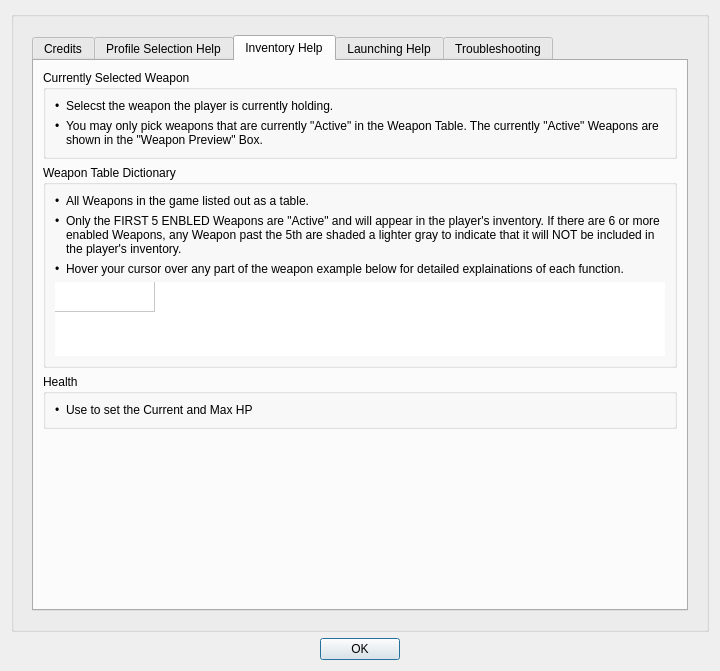
<?xml version="1.0" encoding="UTF-8"?>
<ui version="4.0">
 <class>Dialog</class>
 <widget class="QDialog" name="Dialog">
  <property name="geometry">
   <rect>
    <x>0</x>
    <y>0</y>
    <width>720</width>
    <height>671</height>
   </rect>
  </property>
  <property name="sizePolicy">
   <sizepolicy hsizetype="MinimumExpanding" vsizetype="MinimumExpanding">
    <horstretch>0</horstretch>
    <verstretch>0</verstretch>
   </sizepolicy>
  </property>
  <property name="maximumSize">
   <size>
    <width>720</width>
    <height>16777215</height>
   </size>
  </property>
  <property name="windowTitle">
   <string>Dialog</string>
  </property>
  <layout class="QGridLayout" name="gridLayout">
   <item row="0" column="0">
    <layout class="QVBoxLayout" name="verticalLayout">
     <item>
      <widget class="QGroupBox" name="groupBox">
       <property name="title">
        <string/>
       </property>
       <layout class="QGridLayout" name="gridLayout_2">
        <item row="0" column="0">
         <widget class="QStackedWidget" name="stackedWidget">
          <property name="currentIndex">
           <number>1</number>
          </property>
          <widget class="QWidget" name="directoryErrorLabel">
           <layout class="QGridLayout" name="gridLayout_3">
            <item row="0" column="0">
             <widget class="QLabel" name="label">
              <property name="text">
               <string>Doukutsu Directory Invalid!</string>
              </property>
              <property name="alignment">
               <set>Qt::AlignmentFlag::AlignCenter</set>
              </property>
             </widget>
            </item>
           </layout>
          </widget>
          <widget class="QWidget" name="helpScreen">
           <layout class="QGridLayout" name="gridLayout_4">
            <item row="0" column="0">
             <widget class="QTabWidget" name="tabWidget">
              <property name="currentIndex">
               <number>2</number>
              </property>
              <widget class="QWidget" name="help0credits">
               <attribute name="title">
                <string>Credits</string>
               </attribute>
               <layout class="QGridLayout" name="gridLayout_15">
                <item row="0" column="0">
                 <widget class="QGroupBox" name="groupBox_4">
                  <property name="title">
                   <string>Credits:</string>
                  </property>
                  <layout class="QGridLayout" name="gridLayout_14">
                   <item row="0" column="1">
                    <widget class="QLabel" name="label_18">
                     <property name="sizePolicy">
                      <sizepolicy hsizetype="MinimumExpanding" vsizetype="Preferred">
                       <horstretch>0</horstretch>
                       <verstretch>0</verstretch>
                      </sizepolicy>
                     </property>
                     <property name="text">
                      <string>Jordan Viramontes, @jordantimes on Discord
Periwinkle, and the Cave Story Speedrun community</string>
                     </property>
                    </widget>
                   </item>
                   <item row="0" column="0">
                    <widget class="QLabel" name="label_17">
                     <property name="sizePolicy">
                      <sizepolicy hsizetype="Preferred" vsizetype="Preferred">
                       <horstretch>0</horstretch>
                       <verstretch>0</verstretch>
                      </sizepolicy>
                     </property>
                     <property name="text">
                      <string>Created by:
Special Thanks:</string>
                     </property>
                    </widget>
                   </item>
                  </layout>
                 </widget>
                </item>
                <item row="1" column="0">
                 <spacer name="verticalSpacer_5">
                  <property name="orientation">
                   <enum>Qt::Orientation::Vertical</enum>
                  </property>
                  <property name="sizeHint" stdset="0">
                   <size>
                    <width>20</width>
                    <height>40</height>
                   </size>
                  </property>
                 </spacer>
                </item>
               </layout>
              </widget>
              <widget class="QWidget" name="help1Profiles">
               <attribute name="title">
                <string>Profile Selection Help</string>
               </attribute>
               <layout class="QGridLayout" name="gridLayout_17">
                <item row="1" column="0">
                 <widget class="QGroupBox" name="groupBox_2">
                  <property name="sizePolicy">
                   <sizepolicy hsizetype="Preferred" vsizetype="Preferred">
                    <horstretch>0</horstretch>
                    <verstretch>0</verstretch>
                   </sizepolicy>
                  </property>
                  <property name="title">
                   <string>Preset Saves</string>
                  </property>
                  <layout class="QGridLayout" name="gridLayout_5">
                   <item row="1" column="1">
                    <widget class="QLabel" name="label_9">
                     <property name="sizePolicy">
                      <sizepolicy hsizetype="MinimumExpanding" vsizetype="Preferred">
                       <horstretch>0</horstretch>
                       <verstretch>0</verstretch>
                      </sizepolicy>
                     </property>
                     <property name="text">
                      <string>A list of premade profiles based on the Best Ending route of the speedrun. </string>
                     </property>
                     <property name="alignment">
                      <set>Qt::AlignmentFlag::AlignLeading|Qt::AlignmentFlag::AlignLeft|Qt::AlignmentFlag::AlignTop</set>
                     </property>
                     <property name="wordWrap">
                      <bool>true</bool>
                     </property>
                    </widget>
                   </item>
                   <item row="1" column="0">
                    <widget class="QLabel" name="label_11">
                     <property name="text">
                      <string>•</string>
                     </property>
                     <property name="alignment">
                      <set>Qt::AlignmentFlag::AlignLeading|Qt::AlignmentFlag::AlignLeft|Qt::AlignmentFlag::AlignTop</set>
                     </property>
                    </widget>
                   </item>
                  </layout>
                 </widget>
                </item>
                <item row="2" column="0">
                 <widget class="QGroupBox" name="groupBox_5">
                  <property name="title">
                   <string>Custom Saves</string>
                  </property>
                  <layout class="QGridLayout" name="gridLayout_18">
                   <item row="1" column="1">
                    <widget class="QLabel" name="label_23">
                     <property name="sizePolicy">
                      <sizepolicy hsizetype="MinimumExpanding" vsizetype="Preferred">
                       <horstretch>0</horstretch>
                       <verstretch>0</verstretch>
                      </sizepolicy>
                     </property>
                     <property name="text">
                      <string>If you attempt to save a new file with the same name as a pre-existing file in the &quot;Custom Saves&quot; Tab, you are prompted to either overwrite the pre-existing file, or cancel.</string>
                     </property>
                     <property name="alignment">
                      <set>Qt::AlignmentFlag::AlignLeading|Qt::AlignmentFlag::AlignLeft|Qt::AlignmentFlag::AlignTop</set>
                     </property>
                     <property name="wordWrap">
                      <bool>true</bool>
                     </property>
                    </widget>
                   </item>
                   <item row="0" column="1">
                    <widget class="QLabel" name="label_21">
                     <property name="text">
                      <string>After editing the currently loaded profile, pressing the &quot;Save As New Custom Profile&quot; button creates saves your configurations as a new file in the &quot;Custom Saves&quot; Tab. This file is named whatever is written in the &quot;Save As:&quot; Box.</string>
                     </property>
                     <property name="alignment">
                      <set>Qt::AlignmentFlag::AlignLeading|Qt::AlignmentFlag::AlignLeft|Qt::AlignmentFlag::AlignTop</set>
                     </property>
                     <property name="wordWrap">
                      <bool>true</bool>
                     </property>
                    </widget>
                   </item>
                   <item row="0" column="0">
                    <widget class="QLabel" name="label_14">
                     <property name="text">
                      <string>•</string>
                     </property>
                     <property name="alignment">
                      <set>Qt::AlignmentFlag::AlignLeading|Qt::AlignmentFlag::AlignLeft|Qt::AlignmentFlag::AlignTop</set>
                     </property>
                    </widget>
                   </item>
                   <item row="1" column="0">
                    <widget class="QLabel" name="label_15">
                     <property name="text">
                      <string>•</string>
                     </property>
                     <property name="alignment">
                      <set>Qt::AlignmentFlag::AlignLeading|Qt::AlignmentFlag::AlignLeft|Qt::AlignmentFlag::AlignTop</set>
                     </property>
                    </widget>
                   </item>
                  </layout>
                 </widget>
                </item>
                <item row="3" column="0">
                 <spacer name="verticalSpacer">
                  <property name="orientation">
                   <enum>Qt::Orientation::Vertical</enum>
                  </property>
                  <property name="sizeHint" stdset="0">
                   <size>
                    <width>20</width>
                    <height>40</height>
                   </size>
                  </property>
                 </spacer>
                </item>
                <item row="0" column="0">
                 <widget class="QGroupBox" name="groupBox_6">
                  <property name="title">
                   <string>Loading a Profile Into the Profile Manager</string>
                  </property>
                  <layout class="QGridLayout" name="gridLayout_9">
                   <item row="0" column="1">
                    <widget class="QLabel" name="label_12">
                     <property name="sizePolicy">
                      <sizepolicy hsizetype="MinimumExpanding" vsizetype="Preferred">
                       <horstretch>0</horstretch>
                       <verstretch>0</verstretch>
                      </sizepolicy>
                     </property>
                     <property name="text">
                      <string>By clicking a profile listed in either the &quot;Preset Saves&quot; Tab, or &quot;Custom Saves&quot; Tab, you will load all of the data from that save file into the Profile Manager. Once loaded, you can change any data you want!</string>
                     </property>
                     <property name="alignment">
                      <set>Qt::AlignmentFlag::AlignLeading|Qt::AlignmentFlag::AlignLeft|Qt::AlignmentFlag::AlignTop</set>
                     </property>
                     <property name="wordWrap">
                      <bool>true</bool>
                     </property>
                    </widget>
                   </item>
                   <item row="1" column="1">
                    <widget class="QLabel" name="label_13">
                     <property name="text">
                      <string>You do NOT need to &quot;Save As New Custom Profile&quot; in order to use your current configurations. See &quot;Buttons Help&quot; for more information.</string>
                     </property>
                     <property name="alignment">
                      <set>Qt::AlignmentFlag::AlignLeading|Qt::AlignmentFlag::AlignLeft|Qt::AlignmentFlag::AlignTop</set>
                     </property>
                     <property name="wordWrap">
                      <bool>true</bool>
                     </property>
                    </widget>
                   </item>
                   <item row="0" column="0">
                    <widget class="QLabel" name="label_8">
                     <property name="text">
                      <string>•</string>
                     </property>
                     <property name="alignment">
                      <set>Qt::AlignmentFlag::AlignLeading|Qt::AlignmentFlag::AlignLeft|Qt::AlignmentFlag::AlignTop</set>
                     </property>
                    </widget>
                   </item>
                   <item row="1" column="0">
                    <widget class="QLabel" name="label_10">
                     <property name="text">
                      <string>•</string>
                     </property>
                     <property name="alignment">
                      <set>Qt::AlignmentFlag::AlignLeading|Qt::AlignmentFlag::AlignLeft|Qt::AlignmentFlag::AlignTop</set>
                     </property>
                    </widget>
                   </item>
                  </layout>
                 </widget>
                </item>
               </layout>
              </widget>
              <widget class="QWidget" name="help2Inventory">
               <attribute name="title">
                <string>Inventory Help</string>
               </attribute>
               <layout class="QGridLayout" name="gridLayout_19">
                <item row="1" column="0">
                 <widget class="QGroupBox" name="groupBox_3">
                  <property name="sizePolicy">
                   <sizepolicy hsizetype="Preferred" vsizetype="MinimumExpanding">
                    <horstretch>0</horstretch>
                    <verstretch>0</verstretch>
                   </sizepolicy>
                  </property>
                  <property name="title">
                   <string>Weapon Table Dictionary</string>
                  </property>
                  <layout class="QGridLayout" name="gridLayout_6">
                   <item row="1" column="0">
                    <layout class="QGridLayout" name="gridLayout_7">
                     <property name="spacing">
                      <number>0</number>
                     </property>
                     <item row="0" column="0">
                      <widget class="QWeaponTable" name="exampleTableWidget">
                       <property name="sizePolicy">
                        <sizepolicy hsizetype="Expanding" vsizetype="Minimum">
                         <horstretch>0</horstretch>
                         <verstretch>0</verstretch>
                        </sizepolicy>
                       </property>
                       <property name="maximumSize">
                        <size>
                         <width>16777215</width>
                         <height>74</height>
                        </size>
                       </property>
                       <property name="frameShape">
                        <enum>QFrame::Shape::NoFrame</enum>
                       </property>
                       <property name="lineWidth">
                        <number>0</number>
                       </property>
                       <attribute name="horizontalHeaderVisible">
                        <bool>false</bool>
                       </attribute>
                       <attribute name="verticalHeaderVisible">
                        <bool>false</bool>
                       </attribute>
                       <row>
                        <property name="text">
                         <string>New Row</string>
                        </property>
                       </row>
                       <column>
                        <property name="text">
                         <string>New Column</string>
                        </property>
                       </column>
                       <item row="0" column="0">
                        <property name="text">
                         <string/>
                        </property>
                       </item>
                      </widget>
                     </item>
                    </layout>
                   </item>
                   <item row="0" column="0">
                    <layout class="QGridLayout" name="gridLayout_11">
                     <item row="1" column="1">
                      <widget class="QLabel" name="label_22">
                       <property name="text">
                        <string>Only the FIRST 5 ENBLED Weapons are &quot;Active&quot; and will appear in the player's inventory. If there are 6 or more enabled Weapons, any Weapon past the 5th are shaded a lighter gray to indicate that it will NOT be included in the player's inventory.</string>
                       </property>
                       <property name="alignment">
                        <set>Qt::AlignmentFlag::AlignLeading|Qt::AlignmentFlag::AlignLeft|Qt::AlignmentFlag::AlignTop</set>
                       </property>
                       <property name="wordWrap">
                        <bool>true</bool>
                       </property>
                      </widget>
                     </item>
                     <item row="0" column="1">
                      <widget class="QLabel" name="label_20">
                       <property name="sizePolicy">
                        <sizepolicy hsizetype="MinimumExpanding" vsizetype="Preferred">
                         <horstretch>0</horstretch>
                         <verstretch>0</verstretch>
                        </sizepolicy>
                       </property>
                       <property name="text">
                        <string>All Weapons in the game listed out as a table.</string>
                       </property>
                      </widget>
                     </item>
                     <item row="1" column="0">
                      <widget class="QLabel" name="label_24">
                       <property name="text">
                        <string>•</string>
                       </property>
                       <property name="alignment">
                        <set>Qt::AlignmentFlag::AlignLeading|Qt::AlignmentFlag::AlignLeft|Qt::AlignmentFlag::AlignTop</set>
                       </property>
                       <property name="wordWrap">
                        <bool>true</bool>
                       </property>
                      </widget>
                     </item>
                     <item row="0" column="0">
                      <widget class="QLabel" name="label_19">
                       <property name="text">
                        <string>•</string>
                       </property>
                       <property name="alignment">
                        <set>Qt::AlignmentFlag::AlignLeading|Qt::AlignmentFlag::AlignLeft|Qt::AlignmentFlag::AlignTop</set>
                       </property>
                       <property name="wordWrap">
                        <bool>true</bool>
                       </property>
                      </widget>
                     </item>
                     <item row="2" column="1">
                      <widget class="QLabel" name="label_31">
                       <property name="text">
                        <string>Hover your cursor over any part of the weapon example below for detailed explainations of each function.</string>
                       </property>
                       <property name="alignment">
                        <set>Qt::AlignmentFlag::AlignLeading|Qt::AlignmentFlag::AlignLeft|Qt::AlignmentFlag::AlignTop</set>
                       </property>
                       <property name="wordWrap">
                        <bool>true</bool>
                       </property>
                      </widget>
                     </item>
                     <item row="2" column="0">
                      <widget class="QLabel" name="label_32">
                       <property name="text">
                        <string>•</string>
                       </property>
                       <property name="alignment">
                        <set>Qt::AlignmentFlag::AlignLeading|Qt::AlignmentFlag::AlignLeft|Qt::AlignmentFlag::AlignTop</set>
                       </property>
                       <property name="wordWrap">
                        <bool>true</bool>
                       </property>
                      </widget>
                     </item>
                    </layout>
                   </item>
                  </layout>
                 </widget>
                </item>
                <item row="2" column="0">
                 <widget class="QGroupBox" name="groupBox_8">
                  <property name="title">
                   <string>Health</string>
                  </property>
                  <layout class="QGridLayout" name="gridLayout_20">
                   <item row="0" column="0">
                    <widget class="QLabel" name="label_2">
                     <property name="text">
                      <string>•</string>
                     </property>
                    </widget>
                   </item>
                   <item row="0" column="1">
                    <widget class="QLabel" name="label_3">
                     <property name="sizePolicy">
                      <sizepolicy hsizetype="Expanding" vsizetype="Preferred">
                       <horstretch>0</horstretch>
                       <verstretch>0</verstretch>
                      </sizepolicy>
                     </property>
                     <property name="text">
                      <string>Use to set the Current and Max HP</string>
                     </property>
                    </widget>
                   </item>
                  </layout>
                 </widget>
                </item>
                <item row="0" column="0">
                 <widget class="QGroupBox" name="groupBox_7">
                  <property name="title">
                   <string>Currently Selected Weapon</string>
                  </property>
                  <layout class="QGridLayout" name="gridLayout_8">
                   <item row="1" column="1">
                    <widget class="QLabel" name="label_5">
                     <property name="sizePolicy">
                      <sizepolicy hsizetype="MinimumExpanding" vsizetype="Preferred">
                       <horstretch>0</horstretch>
                       <verstretch>0</verstretch>
                      </sizepolicy>
                     </property>
                     <property name="text">
                      <string>You may only pick weapons that are currently &quot;Active&quot; in the Weapon Table. The currently &quot;Active&quot; Weapons are shown in the &quot;Weapon Preview&quot; Box.</string>
                     </property>
                     <property name="alignment">
                      <set>Qt::AlignmentFlag::AlignLeading|Qt::AlignmentFlag::AlignLeft|Qt::AlignmentFlag::AlignTop</set>
                     </property>
                     <property name="wordWrap">
                      <bool>true</bool>
                     </property>
                    </widget>
                   </item>
                   <item row="0" column="1">
                    <widget class="QLabel" name="label_4">
                     <property name="text">
                      <string>Selecst the weapon the player is currently holding.</string>
                     </property>
                     <property name="alignment">
                      <set>Qt::AlignmentFlag::AlignLeading|Qt::AlignmentFlag::AlignLeft|Qt::AlignmentFlag::AlignTop</set>
                     </property>
                     <property name="wordWrap">
                      <bool>true</bool>
                     </property>
                    </widget>
                   </item>
                   <item row="0" column="0">
                    <widget class="QLabel" name="label_6">
                     <property name="text">
                      <string>•</string>
                     </property>
                     <property name="alignment">
                      <set>Qt::AlignmentFlag::AlignLeading|Qt::AlignmentFlag::AlignLeft|Qt::AlignmentFlag::AlignTop</set>
                     </property>
                     <property name="wordWrap">
                      <bool>true</bool>
                     </property>
                    </widget>
                   </item>
                   <item row="1" column="0">
                    <widget class="QLabel" name="label_7">
                     <property name="text">
                      <string>•</string>
                     </property>
                     <property name="alignment">
                      <set>Qt::AlignmentFlag::AlignLeading|Qt::AlignmentFlag::AlignLeft|Qt::AlignmentFlag::AlignTop</set>
                     </property>
                     <property name="wordWrap">
                      <bool>true</bool>
                     </property>
                    </widget>
                   </item>
                  </layout>
                 </widget>
                </item>
                <item row="3" column="0">
                 <spacer name="verticalSpacer_2">
                  <property name="orientation">
                   <enum>Qt::Orientation::Vertical</enum>
                  </property>
                  <property name="sizeHint" stdset="0">
                   <size>
                    <width>20</width>
                    <height>40</height>
                   </size>
                  </property>
                 </spacer>
                </item>
               </layout>
              </widget>
              <widget class="QWidget" name="help3Buttons">
               <attribute name="title">
                <string>Launching Help</string>
               </attribute>
               <layout class="QGridLayout" name="gridLayout_21">
                <item row="0" column="0">
                 <widget class="QGroupBox" name="groupBox_9">
                  <property name="title">
                   <string>Launch Application Button</string>
                  </property>
                  <layout class="QGridLayout" name="gridLayout_22">
                   <item row="0" column="0">
                    <widget class="QLabel" name="label_25">
                     <property name="text">
                      <string>•</string>
                     </property>
                     <property name="alignment">
                      <set>Qt::AlignmentFlag::AlignLeading|Qt::AlignmentFlag::AlignLeft|Qt::AlignmentFlag::AlignTop</set>
                     </property>
                     <property name="wordWrap">
                      <bool>true</bool>
                     </property>
                    </widget>
                   </item>
                   <item row="0" column="1">
                    <widget class="QLabel" name="label_26">
                     <property name="sizePolicy">
                      <sizepolicy hsizetype="MinimumExpanding" vsizetype="Preferred">
                       <horstretch>0</horstretch>
                       <verstretch>0</verstretch>
                      </sizepolicy>
                     </property>
                     <property name="text">
                      <string>Pressing this button launches the game without applying a new save Profile.</string>
                     </property>
                     <property name="alignment">
                      <set>Qt::AlignmentFlag::AlignLeading|Qt::AlignmentFlag::AlignLeft|Qt::AlignmentFlag::AlignTop</set>
                     </property>
                     <property name="wordWrap">
                      <bool>true</bool>
                     </property>
                    </widget>
                   </item>
                  </layout>
                 </widget>
                </item>
                <item row="2" column="0">
                 <widget class="QGroupBox" name="groupBox_11">
                  <property name="title">
                   <string>Update Game File Directory Button</string>
                  </property>
                  <layout class="QGridLayout" name="gridLayout_24">
                   <item row="0" column="0">
                    <widget class="QLabel" name="label_33">
                     <property name="text">
                      <string>•</string>
                     </property>
                     <property name="alignment">
                      <set>Qt::AlignmentFlag::AlignLeading|Qt::AlignmentFlag::AlignLeft|Qt::AlignmentFlag::AlignTop</set>
                     </property>
                     <property name="wordWrap">
                      <bool>true</bool>
                     </property>
                    </widget>
                   </item>
                   <item row="0" column="1">
                    <widget class="QLabel" name="label_34">
                     <property name="sizePolicy">
                      <sizepolicy hsizetype="MinimumExpanding" vsizetype="Preferred">
                       <horstretch>0</horstretch>
                       <verstretch>0</verstretch>
                      </sizepolicy>
                     </property>
                     <property name="text">
                      <string>Pressing this button will launch a pop-up window of your File Explolrer. Please choose a valid Doukutsu.exe file to update the current Doukutsu application loaded in the Profile Manager.</string>
                     </property>
                     <property name="alignment">
                      <set>Qt::AlignmentFlag::AlignLeading|Qt::AlignmentFlag::AlignLeft|Qt::AlignmentFlag::AlignTop</set>
                     </property>
                     <property name="wordWrap">
                      <bool>true</bool>
                     </property>
                    </widget>
                   </item>
                  </layout>
                 </widget>
                </item>
                <item row="1" column="0">
                 <widget class="QGroupBox" name="groupBox_10">
                  <property name="title">
                   <string>Apply Profile Button</string>
                  </property>
                  <layout class="QGridLayout" name="gridLayout_23">
                   <item row="0" column="1">
                    <widget class="QLabel" name="label_28">
                     <property name="sizePolicy">
                      <sizepolicy hsizetype="MinimumExpanding" vsizetype="Preferred">
                       <horstretch>0</horstretch>
                       <verstretch>0</verstretch>
                      </sizepolicy>
                     </property>
                     <property name="text">
                      <string>Pressing this button applies the current configurations to the game.</string>
                     </property>
                     <property name="alignment">
                      <set>Qt::AlignmentFlag::AlignLeading|Qt::AlignmentFlag::AlignLeft|Qt::AlignmentFlag::AlignTop</set>
                     </property>
                     <property name="wordWrap">
                      <bool>true</bool>
                     </property>
                    </widget>
                   </item>
                   <item row="2" column="1">
                    <widget class="QLabel" name="label_29">
                     <property name="text">
                      <string>You do NOT need to save a new Custom Profile in order to make small changes and apply. All configurations as they are currently set will be applied.</string>
                     </property>
                     <property name="alignment">
                      <set>Qt::AlignmentFlag::AlignLeading|Qt::AlignmentFlag::AlignLeft|Qt::AlignmentFlag::AlignTop</set>
                     </property>
                     <property name="wordWrap">
                      <bool>true</bool>
                     </property>
                    </widget>
                   </item>
                   <item row="1" column="0">
                    <widget class="QLabel" name="label_35">
                     <property name="text">
                      <string>•</string>
                     </property>
                    </widget>
                   </item>
                   <item row="0" column="0">
                    <widget class="QLabel" name="label_27">
                     <property name="text">
                      <string>•</string>
                     </property>
                     <property name="alignment">
                      <set>Qt::AlignmentFlag::AlignLeading|Qt::AlignmentFlag::AlignLeft|Qt::AlignmentFlag::AlignTop</set>
                     </property>
                     <property name="wordWrap">
                      <bool>true</bool>
                     </property>
                    </widget>
                   </item>
                   <item row="2" column="0">
                    <widget class="QLabel" name="label_30">
                     <property name="text">
                      <string>•</string>
                     </property>
                     <property name="alignment">
                      <set>Qt::AlignmentFlag::AlignLeading|Qt::AlignmentFlag::AlignLeft|Qt::AlignmentFlag::AlignTop</set>
                     </property>
                     <property name="wordWrap">
                      <bool>true</bool>
                     </property>
                    </widget>
                   </item>
                   <item row="1" column="1">
                    <widget class="QLabel" name="label_36">
                     <property name="text">
                      <string>Pressing this button will launch the game if it is not already running.</string>
                     </property>
                    </widget>
                   </item>
                  </layout>
                 </widget>
                </item>
                <item row="3" column="0">
                 <spacer name="verticalSpacer_4">
                  <property name="orientation">
                   <enum>Qt::Orientation::Vertical</enum>
                  </property>
                  <property name="sizeHint" stdset="0">
                   <size>
                    <width>20</width>
                    <height>40</height>
                   </size>
                  </property>
                 </spacer>
                </item>
               </layout>
              </widget>
              <widget class="QWidget" name="help4Troubleshoot">
               <attribute name="title">
                <string>Troubleshooting</string>
               </attribute>
               <layout class="QGridLayout" name="gridLayout_27">
                <item row="0" column="0">
                 <widget class="QGroupBox" name="groupBox_14">
                  <property name="title">
                   <string>Profile Loading and Directories</string>
                  </property>
                  <layout class="QGridLayout" name="gridLayout_28">
                   <item row="0" column="0">
                    <widget class="QLabel" name="label_37">
                     <property name="text">
                      <string>•</string>
                     </property>
                     <property name="alignment">
                      <set>Qt::AlignmentFlag::AlignLeading|Qt::AlignmentFlag::AlignLeft|Qt::AlignmentFlag::AlignTop</set>
                     </property>
                     <property name="wordWrap">
                      <bool>true</bool>
                     </property>
                    </widget>
                   </item>
                   <item row="0" column="1">
                    <widget class="QLabel" name="label_38">
                     <property name="sizePolicy">
                      <sizepolicy hsizetype="MinimumExpanding" vsizetype="Preferred">
                       <horstretch>0</horstretch>
                       <verstretch>0</verstretch>
                      </sizepolicy>
                     </property>
                     <property name="text">
                      <string>The &quot;Preset Saves&quot; and &quot;Custom Saves&quot; folders are located in a &quot;Saves&quot; folder located in the same directory as the Cave Story Profile Manager executable.</string>
                     </property>
                     <property name="alignment">
                      <set>Qt::AlignmentFlag::AlignLeading|Qt::AlignmentFlag::AlignLeft|Qt::AlignmentFlag::AlignTop</set>
                     </property>
                     <property name="wordWrap">
                      <bool>true</bool>
                     </property>
                    </widget>
                   </item>
                   <item row="1" column="0">
                    <widget class="QLabel" name="label_40">
                     <property name="text">
                      <string>•</string>
                     </property>
                     <property name="alignment">
                      <set>Qt::AlignmentFlag::AlignLeading|Qt::AlignmentFlag::AlignLeft|Qt::AlignmentFlag::AlignTop</set>
                     </property>
                     <property name="wordWrap">
                      <bool>true</bool>
                     </property>
                    </widget>
                   </item>
                   <item row="1" column="1">
                    <widget class="QLabel" name="label_39">
                     <property name="sizePolicy">
                      <sizepolicy hsizetype="MinimumExpanding" vsizetype="Preferred">
                       <horstretch>0</horstretch>
                       <verstretch>0</verstretch>
                      </sizepolicy>
                     </property>
                     <property name="text">
                      <string>If the &quot;Saves&quot; folder is not found in the same directory as the executable, the Cave Story Profile Manager will not automatically load the &quot;Preset Saves&quot; and &quot;Custom Saves&quot; folders into the Profiles section on startup. If the &quot;Profiles&quot; section is empty, please double check that you have a valid &quot;Saves&quot; folder.</string>
                     </property>
                     <property name="alignment">
                      <set>Qt::AlignmentFlag::AlignLeading|Qt::AlignmentFlag::AlignLeft|Qt::AlignmentFlag::AlignTop</set>
                     </property>
                     <property name="wordWrap">
                      <bool>true</bool>
                     </property>
                    </widget>
                   </item>
                  </layout>
                 </widget>
                </item>
                <item row="1" column="0">
                 <spacer name="verticalSpacer_3">
                  <property name="orientation">
                   <enum>Qt::Orientation::Vertical</enum>
                  </property>
                  <property name="sizeHint" stdset="0">
                   <size>
                    <width>20</width>
                    <height>40</height>
                   </size>
                  </property>
                 </spacer>
                </item>
               </layout>
              </widget>
             </widget>
            </item>
           </layout>
          </widget>
          <widget class="QWidget" name="fileExistsScreen">
           <property name="minimumSize">
            <size>
             <width>0</width>
             <height>0</height>
            </size>
           </property>
           <layout class="QGridLayout" name="gridLayout_13">
            <item row="0" column="0">
             <widget class="QLabel" name="label_16">
              <property name="text">
               <string>Cannot Save File as a new file.

File Already Exists!</string>
              </property>
              <property name="alignment">
               <set>Qt::AlignmentFlag::AlignCenter</set>
              </property>
             </widget>
            </item>
            <item row="1" column="0">
             <widget class="QPushButton" name="overwriteButton">
              <property name="text">
               <string>Overwrite file</string>
              </property>
             </widget>
            </item>
           </layout>
          </widget>
         </widget>
        </item>
       </layout>
      </widget>
     </item>
     <item>
      <widget class="QDialogButtonBox" name="acceptBox">
       <property name="orientation">
        <enum>Qt::Orientation::Horizontal</enum>
       </property>
       <property name="standardButtons">
        <set>QDialogButtonBox::StandardButton::Ok</set>
       </property>
       <property name="centerButtons">
        <bool>true</bool>
       </property>
      </widget>
     </item>
    </layout>
   </item>
  </layout>
 </widget>
 <customwidgets>
  <customwidget>
   <class>QWeaponTable</class>
   <extends>QTableWidget</extends>
   <header>qweapontable.h</header>
  </customwidget>
 </customwidgets>
 <resources/>
 <connections>
  <connection>
   <sender>acceptBox</sender>
   <signal>accepted()</signal>
   <receiver>Dialog</receiver>
   <slot>accept()</slot>
   <hints>
    <hint type="sourcelabel">
     <x>248</x>
     <y>254</y>
    </hint>
    <hint type="destinationlabel">
     <x>157</x>
     <y>274</y>
    </hint>
   </hints>
  </connection>
  <connection>
   <sender>acceptBox</sender>
   <signal>rejected()</signal>
   <receiver>Dialog</receiver>
   <slot>reject()</slot>
   <hints>
    <hint type="sourcelabel">
     <x>316</x>
     <y>260</y>
    </hint>
    <hint type="destinationlabel">
     <x>286</x>
     <y>274</y>
    </hint>
   </hints>
  </connection>
 </connections>
</ui>
